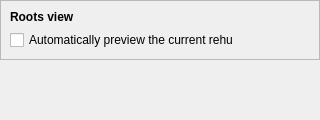
<?xml version="1.0" encoding="UTF-8"?>
<ui version="4.0">
 <class>RootCatalogPage</class>
 <widget class="QWidget" name="RootCatalogPage">
  <property name="geometry">
   <rect>
    <x>0</x>
    <y>0</y>
    <width>320</width>
    <height>120</height>
   </rect>
  </property>
  <layout class="QVBoxLayout" name="main_layout">
   <property name="leftMargin">
    <number>0</number>
   </property>
   <property name="topMargin">
    <number>0</number>
   </property>
   <property name="rightMargin">
    <number>0</number>
   </property>
   <property name="bottomMargin">
    <number>0</number>
   </property>
   <item>
    <widget class="QFrame" name="preview_frame">
     <property name="sizePolicy">
      <sizepolicy hsizetype="Preferred" vsizetype="Maximum">
       <horstretch>0</horstretch>
       <verstretch>0</verstretch>
      </sizepolicy>
     </property>
     <property name="frameShape">
      <enum>QFrame::Shape::StyledPanel</enum>
     </property>
     <property name="frameShadow">
      <enum>QFrame::Shadow::Raised</enum>
     </property>
     <layout class="QVBoxLayout" name="preview_frame_layout">
      <item>
       <widget class="QLabel" name="preview_frame_label">
        <property name="font">
         <font>
          <bold>true</bold>
         </font>
        </property>
        <property name="text">
         <string>Roots view</string>
        </property>
       </widget>
      </item>
      <item>
       <widget class="QCheckBox" name="auto_preview_check_box">
        <property name="text">
         <string>Automatically preview the current rehu</string>
        </property>
        <property name="toolTip">
         <string>When on, reaching a folder with an info.rehu, or a file with a rehu of its own, shows that record in the Documents preview. When off, the preview stays as it is. The table browsers are not affected. Also in the Root Catalog menu.</string>
        </property>
       </widget>
      </item>
     </layout>
    </widget>
   </item>
   <item>
    <spacer name="bottom_spacer">
     <property name="orientation">
      <enum>Qt::Orientation::Vertical</enum>
     </property>
     <property name="sizeHint" stdset="0">
      <size>
       <width>0</width>
       <height>0</height>
      </size>
     </property>
    </spacer>
   </item>
  </layout>
 </widget>
 <resources/>
 <connections/>
</ui>
